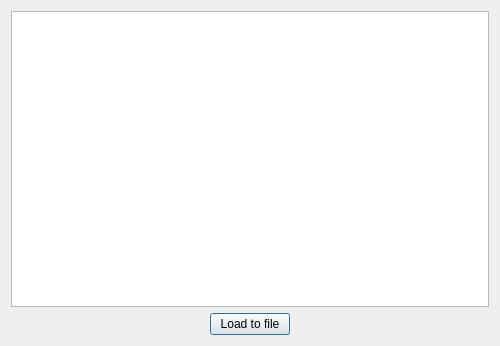
<?xml version="1.0" encoding="UTF-8"?>
<ui version="4.0">
 <class>TextWindow</class>
 <widget class="QDialog" name="TextWindow">
  <property name="geometry">
   <rect>
    <x>0</x>
    <y>0</y>
    <width>500</width>
    <height>346</height>
   </rect>
  </property>
  <property name="windowTitle">
   <string>Dialog</string>
  </property>
  <layout class="QVBoxLayout" name="verticalLayout">
   <item>
    <widget class="QTextBrowser" name="textBrowser"/>
   </item>
   <item>
    <layout class="QHBoxLayout" name="horizontalLayout">
     <item>
      <spacer name="horizontalSpacer">
       <property name="orientation">
        <enum>Qt::Horizontal</enum>
       </property>
       <property name="sizeHint" stdset="0">
        <size>
         <width>40</width>
         <height>20</height>
        </size>
       </property>
      </spacer>
     </item>
     <item>
      <widget class="QPushButton" name="load_file_button">
       <property name="mouseTracking">
        <bool>false</bool>
       </property>
       <property name="text">
        <string>Load to file</string>
       </property>
       <property name="default">
        <bool>false</bool>
       </property>
       <property name="flat">
        <bool>false</bool>
       </property>
      </widget>
     </item>
     <item>
      <spacer name="horizontalSpacer_2">
       <property name="orientation">
        <enum>Qt::Horizontal</enum>
       </property>
       <property name="sizeHint" stdset="0">
        <size>
         <width>40</width>
         <height>20</height>
        </size>
       </property>
      </spacer>
     </item>
    </layout>
   </item>
  </layout>
 </widget>
 <resources/>
 <connections/>
</ui>
